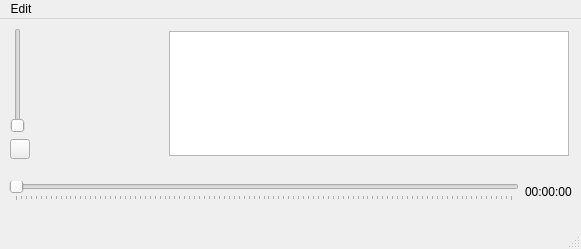
<?xml version="1.0" encoding="UTF-8"?>
<ui version="4.0">
 <class>MainWindow</class>
 <widget class="QMainWindow" name="MainWindow">
  <property name="geometry">
   <rect>
    <x>0</x>
    <y>0</y>
    <width>581</width>
    <height>249</height>
   </rect>
  </property>
  <property name="windowTitle">
   <string>MainWindow</string>
  </property>
  <widget class="QWidget" name="centralwidget">
   <layout class="QGridLayout" name="gridLayout">
    <item row="5" column="0">
     <layout class="QVBoxLayout" name="verticalLayout_2">
      <item>
       <layout class="QHBoxLayout" name="horizontalLayout">
        <item>
         <layout class="QVBoxLayout" name="verticalLayout">
          <item>
           <widget class="QSlider" name="verticalSliderVolume">
            <property name="maximumSize">
             <size>
              <width>16777215</width>
              <height>105</height>
             </size>
            </property>
            <property name="maximum">
             <number>100</number>
            </property>
            <property name="orientation">
             <enum>Qt::Vertical</enum>
            </property>
           </widget>
          </item>
          <item>
           <widget class="QPushButton" name="pushButtonMute">
            <property name="maximumSize">
             <size>
              <width>20</width>
              <height>20</height>
             </size>
            </property>
            <property name="text">
             <string/>
            </property>
            <property name="icon">
             <iconset resource="../resources/myres.qrc">
              <normaloff>:/mute.png</normaloff>:/mute.png</iconset>
            </property>
           </widget>
          </item>
         </layout>
        </item>
        <item>
         <widget class="QLabel" name="coverLabelImage">
          <property name="sizePolicy">
           <sizepolicy hsizetype="Maximum" vsizetype="Maximum">
            <horstretch>0</horstretch>
            <verstretch>0</verstretch>
           </sizepolicy>
          </property>
          <property name="minimumSize">
           <size>
            <width>125</width>
            <height>125</height>
           </size>
          </property>
          <property name="maximumSize">
           <size>
            <width>125</width>
            <height>125</height>
           </size>
          </property>
          <property name="text">
           <string/>
          </property>
          <property name="textFormat">
           <enum>Qt::RichText</enum>
          </property>
          <property name="pixmap">
           <pixmap resource="../resources/myres.qrc">:/cover.jpg</pixmap>
          </property>
          <property name="scaledContents">
           <bool>true</bool>
          </property>
          <property name="alignment">
           <set>Qt::AlignCenter</set>
          </property>
          <property name="wordWrap">
           <bool>false</bool>
          </property>
         </widget>
        </item>
        <item>
         <widget class="QTableView" name="playlistView">
          <property name="sizePolicy">
           <sizepolicy hsizetype="Maximum" vsizetype="Maximum">
            <horstretch>0</horstretch>
            <verstretch>0</verstretch>
           </sizepolicy>
          </property>
          <property name="minimumSize">
           <size>
            <width>400</width>
            <height>125</height>
           </size>
          </property>
          <property name="maximumSize">
           <size>
            <width>16777215</width>
            <height>125</height>
           </size>
          </property>
         </widget>
        </item>
       </layout>
      </item>
      <item>
       <layout class="QHBoxLayout" name="horizontalLayout_3"/>
      </item>
      <item>
       <layout class="QHBoxLayout" name="horizontalLayout_2">
        <item>
         <widget class="QSlider" name="horizontalSliderSongProgress">
          <property name="maximum">
           <number>100</number>
          </property>
          <property name="orientation">
           <enum>Qt::Horizontal</enum>
          </property>
          <property name="tickPosition">
           <enum>QSlider::TicksBelow</enum>
          </property>
         </widget>
        </item>
        <item>
         <widget class="QLabel" name="recordPositionLabel">
          <property name="text">
           <string>00:00:00</string>
          </property>
         </widget>
        </item>
       </layout>
      </item>
     </layout>
    </item>
   </layout>
  </widget>
  <widget class="QMenuBar" name="menubar">
   <property name="geometry">
    <rect>
     <x>0</x>
     <y>0</y>
     <width>581</width>
     <height>20</height>
    </rect>
   </property>
   <widget class="QMenu" name="menuEdit">
    <property name="title">
     <string>Edit</string>
    </property>
    <addaction name="actionAdd_track"/>
   </widget>
   <addaction name="menuEdit"/>
  </widget>
  <widget class="QStatusBar" name="statusbar"/>
  <action name="actionAdd_track">
   <property name="text">
    <string>Add track</string>
   </property>
  </action>
 </widget>
 <resources>
  <include location="../resources/myres.qrc"/>
 </resources>
 <connections/>
</ui>
